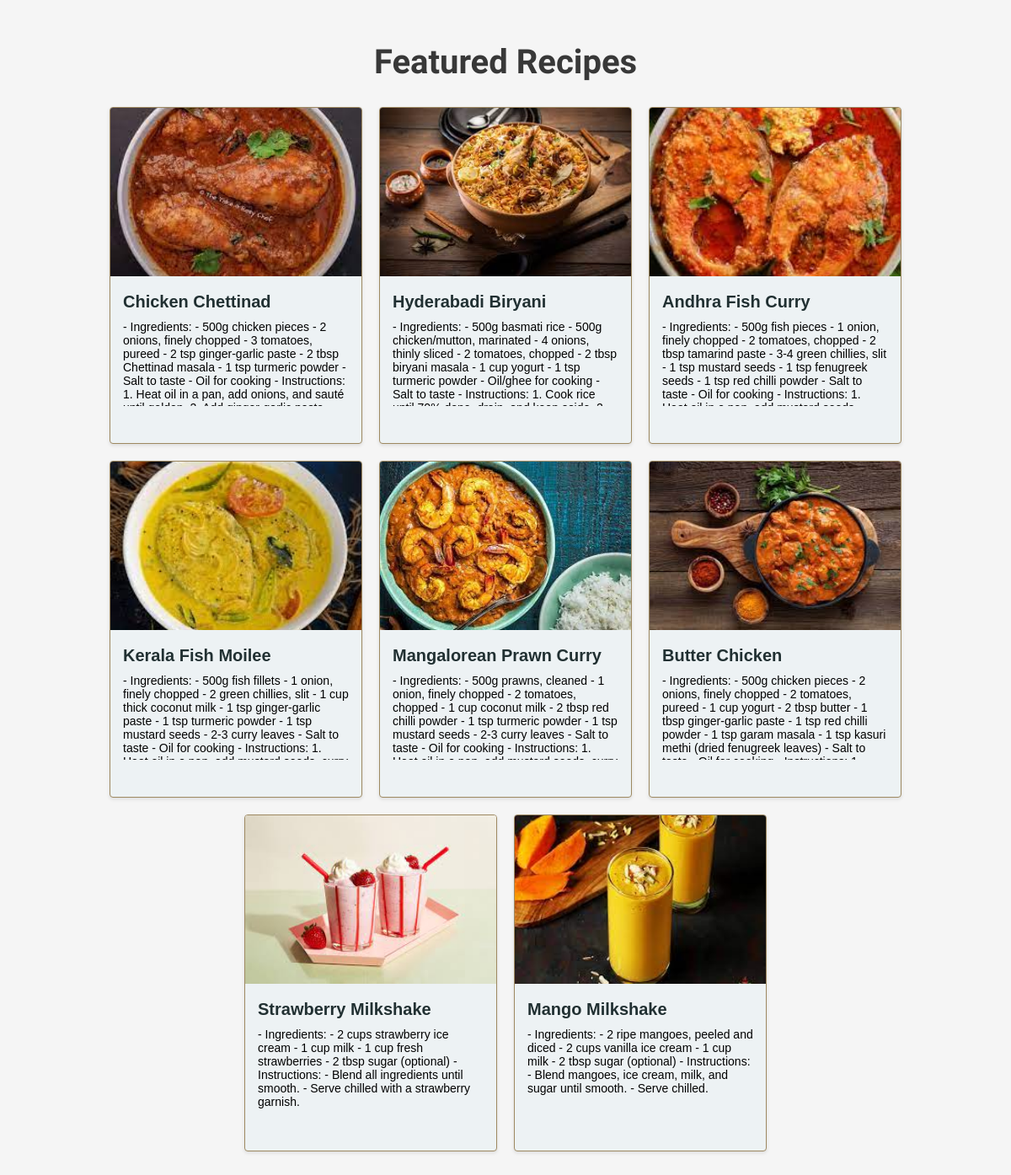
The page /featured_recipe.php on the database its author committed.
### tables this page shows
CREATE TABLE `featured_recipes` (
  `id` int(11) NOT NULL,
  `recipe_name` varchar(255) NOT NULL,
  `description` text DEFAULT NULL,
  `image` varchar(255) NOT NULL
);

### featured_recipe.php (the view, shortened to what this page needs)
<?php
$db = new mysqli("localhost", "root", "", "recipe");
$recipes_query = "SELECT * FROM featured_recipes";
$recipes_result = $db->query($recipes_query);
?>
<!DOCTYPE html>
<html lang="en">
<head>
    <link rel="stylesheet" href="./css/featured_recipes.css">
</head>
<body>
    <div class="recipe" id="featured_recipe">
        <h2>Featured Recipes</h2>
        <div class="box">
            <?php
            if($recipes_result->num_rows > 0) {
                while($row = $recipes_result->fetch_assoc()) {
                    $image_path = './admin/uploads/' . $row['image'];
                    echo '<div class="card">';
                    echo '<img src="' . $image_path . '" alt="' . $row['recipe_name'] . '">';
                    echo '<div class="content">';
                    echo '<h3>' . $row['recipe_name'] . '</h3>';
                    echo '<p>' . $row['description'] . '</p>';
                    echo '</div>';
                    echo '</div>';
                }
            } else {
                echo '<p>No featured recipes found.</p>';
            }
            ?>
        </div>
    </div>
</body>
</html>

### css/featured_recipes.css (style rules this page uses)
* { margin: 0; padding: 0; box-sizing: border-box; }
body { font-family: Arial, sans-serif; }
.recipe { width: 100%; padding: 50px 0; background-color: #f5f5f5; }
.recipe h2 { color: #383838; font-size: 40px; text-transform: capitalize; margin-bottom: 20px; text-align: center; font-family: "Akaya Kanadaka", system-ui; }
.box { display: flex; flex-wrap: wrap; justify-content: center; }
.card { width: 300px; height: 400px; margin: 10px; border: 1px solid #9e8961; border-radius: 4px; box-shadow: 0 2px 4px rgba(0, 0, 0, 0.1); overflow: hidden; transition: transform 0.3s ease-in-out; background-color: #edf2f4; }
.card img { width: 100%; height: 200px; object-fit: cover; }
.card .content { height: 150px; padding: 15px; background-color: #edf2f4; color: black; text-align: left; overflow-y: auto; }
.card h3 { font-size: 20px; margin-bottom: 10px; color: #213032; }
.card p { font-size: 14px; margin-bottom: 10px; }

### rows shown on the page
featured_recipes: image+recipe_name (picture), recipe_name "Chicken Chettinad", description "- Ingredients: - 500g chicken pieces - 2 onions, finely chopped - 3 tomatoes, pureed - 2 tsp ginger-garlic paste - 2 tbsp Chettinad masala - 1 tsp turmeric powder - Salt to taste - Oil for cooking - Instructions: 1. Heat oil in a pan, add onions, and sauté…"
featured_recipes: image+recipe_name (picture), recipe_name "Hyderabadi Biryani", description "- Ingredients: - 500g basmati rice - 500g chicken/mutton, marinated - 4 onions, thinly sliced - 2 tomatoes, chopped - 2 tbsp biryani masala - 1 cup yogurt - 1 tsp turmeric powder - Oil/ghee for cooking - Salt to taste - Instructions: 1. Cook rice…"
featured_recipes: image+recipe_name (picture), recipe_name "Andhra Fish Curry", description "- Ingredients: - 500g fish pieces - 1 onion, finely chopped - 2 tomatoes, chopped - 2 tbsp tamarind paste - 3-4 green chillies, slit - 1 tsp mustard seeds - 1 tsp fenugreek seeds - 1 tsp red chilli powder - Salt to taste - Oil for cooking - Instructions: 1.…"
featured_recipes: image+recipe_name (picture), recipe_name "Kerala Fish Moilee", description "- Ingredients: - 500g fish fillets - 1 onion, finely chopped - 2 green chillies, slit - 1 cup thick coconut milk - 1 tsp ginger-garlic paste - 1 tsp turmeric powder - 1 tsp mustard seeds - 2-3 curry leaves - Salt to taste - Oil for cooking - Instructions: 1.…"
featured_recipes: image+recipe_name (picture), recipe_name "Mangalorean Prawn Curry", description "- Ingredients: - 500g prawns, cleaned - 1 onion, finely chopped - 2 tomatoes, chopped - 1 cup coconut milk - 2 tbsp red chilli powder - 1 tsp turmeric powder - 1 tsp mustard seeds - 2-3 curry leaves - Salt to taste - Oil for cooking - Instructions: 1.…"
featured_recipes: image+recipe_name (picture), recipe_name "Butter Chicken", description "- Ingredients: - 500g chicken pieces - 2 onions, finely chopped - 2 tomatoes, pureed - 1 cup yogurt - 2 tbsp butter - 1 tbsp ginger-garlic paste - 1 tsp red chilli powder - 1 tsp garam masala - 1 tsp kasuri methi (dried fenugreek leaves) - Salt to…"
featured_recipes: image+recipe_name (picture), recipe_name "Strawberry Milkshake", description "- Ingredients: - 2 cups strawberry ice cream - 1 cup milk - 1 cup fresh strawberries - 2 tbsp sugar (optional) - Instructions: - Blend all ingredients until smooth. - Serve chilled with a strawberry garnish."
featured_recipes: image+recipe_name (picture), recipe_name "Mango Milkshake", description "- Ingredients: - 2 ripe mangoes, peeled and diced - 2 cups vanilla ice cream - 1 cup milk - 2 tbsp sugar (optional) - Instructions: - Blend mangoes, ice cream, milk, and sugar until smooth. - Serve chilled."
